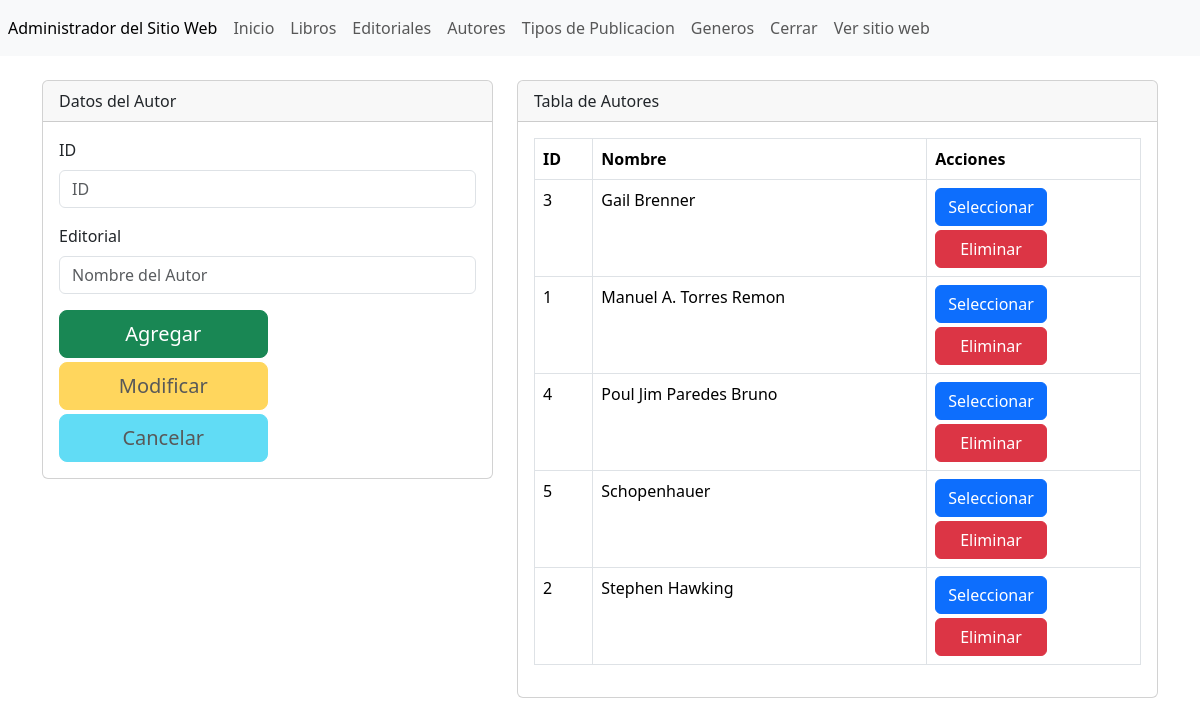
The page /administrador/seccion/autores.php (signed in) on the database as committed earlier.
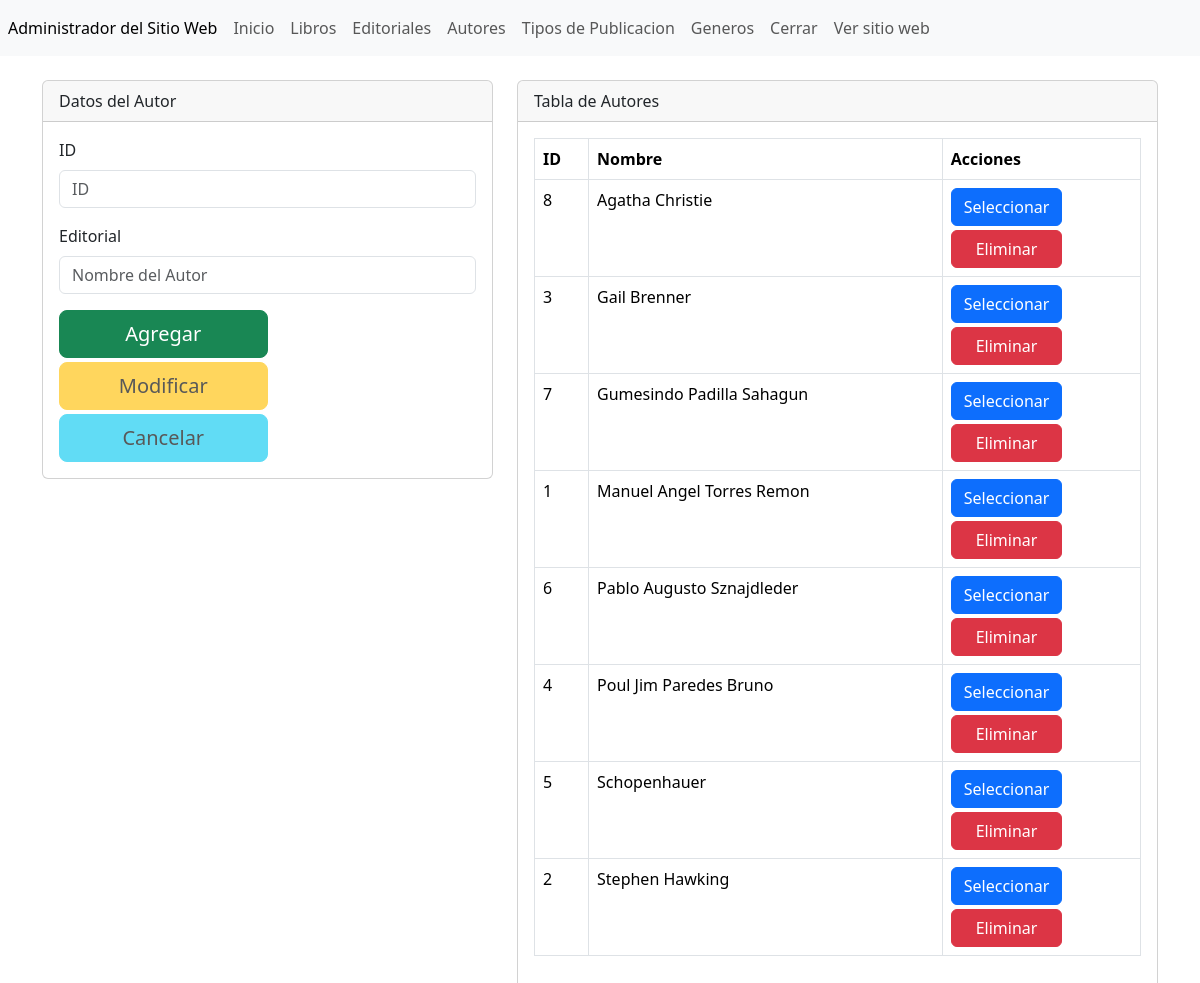
The same page on the database as committed later.
### tables this page shows
CREATE TABLE IF NOT EXISTS `autores` (
  `id` int(255) NOT NULL AUTO_INCREMENT,
  `nombreAutor` varchar(255) NOT NULL,
  PRIMARY KEY (`id`),
  UNIQUE KEY `nombreAutor` (`nombreAutor`)
);

### administrador/seccion/autores.php (the view, shortened to what this page needs)
<?php include ('../template/cabecera.php'); ?>
<?php
$txtID = (isset($_POST['txtID'])) ? $_POST['txtID'] : "";
$txtNombre = (isset($_POST['txtNombre'])) ? $_POST['txtNombre'] : "";
$accion = (isset($_POST['accion'])) ? $_POST['accion'] : "";
include ('../config/bd.php');
$sentenciaSQL = $conexion->prepare("SELECT * FROM autores ORDER BY nombreAutor");
$sentenciaSQL->execute();
$listaAutores = $sentenciaSQL->fetchAll(PDO::FETCH_ASSOC);
?>
<div class="col-md-5">
    <div class="card">
        <div class="card-header">Datos del Autor</div>
        <div class="card-body">
            <form action="" method="post">
                <div class="mb-3">
                    <label for="exampleFormControlInput1" class="form-label">ID</label>
                    <input type="text" required readonly class="form-control" name="txtID" id="txtID" placeholder="ID"
                        value="<?php echo $txtID; ?>">
                </div>
                <div class="mb-3">
                    <label for="exampleFormControlInput1" class="form-label">Editorial</label>
                    <input type="text" required class="form-control" name="txtNombre" id="txtNombre"
                        value="<?php echo $txtNombre; ?>" placeholder="Nombre del Autor">
                </div>
                <div class="d-grid gap-1 col-6">
                    <button class="btn btn-success btn-lg" <?php echo ($accion == "Seleccionar") ? "disabled" : "" ?>
                        name="accion" value="Agregar" type="submit">Agregar</button>
                    <button class="btn btn-warning btn-lg" <?php echo ($accion != "Seleccionar") ? "disabled" : "" ?>
                        name="accion" value="Modificar" type="submit">Modificar</button>
                    <button class="btn btn-info btn-lg" <?php echo ($accion != "Seleccionar") ? "disabled" : "" ?> name="accion"
                        value="Cancelar" type="submit">Cancelar</button>
                </div>
            </form>
        </div>
    </div>
    <br />
</div>
<div class="col-md-7">
    <div class="card">
        <div class="card-header">Tabla de Autores</div>
        <div class="card-body">
            <div class="table-responsive">
                <table class="table table-bordered">
                    <thead>
                        <tr>
                            <th scope="col">ID</th>
                            <th scope="col">Nombre</th>
                            <th scope="col">Acciones</th>
                        </tr>
                    </thead>
                    <tbody>
                        <?php foreach ($listaAutores as $autores) { ?>
                            <tr>
                                <td><?php echo $autores['id'] ?></td>
                                <td><?php echo $autores['nombreAutor'] ?></td>
                                <td>
                                    <form method="post">
                                        <div class="d-grid gap-1 col-4" role="group" aria-label="Button group name">
                                            <input type="submit" name="accion" value="Seleccionar"
                                                class="btn btn-primary" />
                                            <input type="submit" name="accion" value="Eliminar" class="btn btn-danger" />
                                        </div>
                                    </form>
                                </td>
                            </tr>
                        <?php } ?>
                    </tbody>
                </table>
            </div>
        </div>
    </div>
</div>
<?php include ('../template/pie.php'); ?>

Rows that differ between the two databases and show on the page:
added autores: id "8", nombreAutor "Agatha Christie"
added autores: id "7", nombreAutor "Gumesindo Padilla Sahagun"
changed autores id 1: nombreAutor "Manuel A. Torres Remon" → "Manuel Angel Torres Remon"
added autores: id "6", nombreAutor "Pablo Augusto Sznajdleder"
